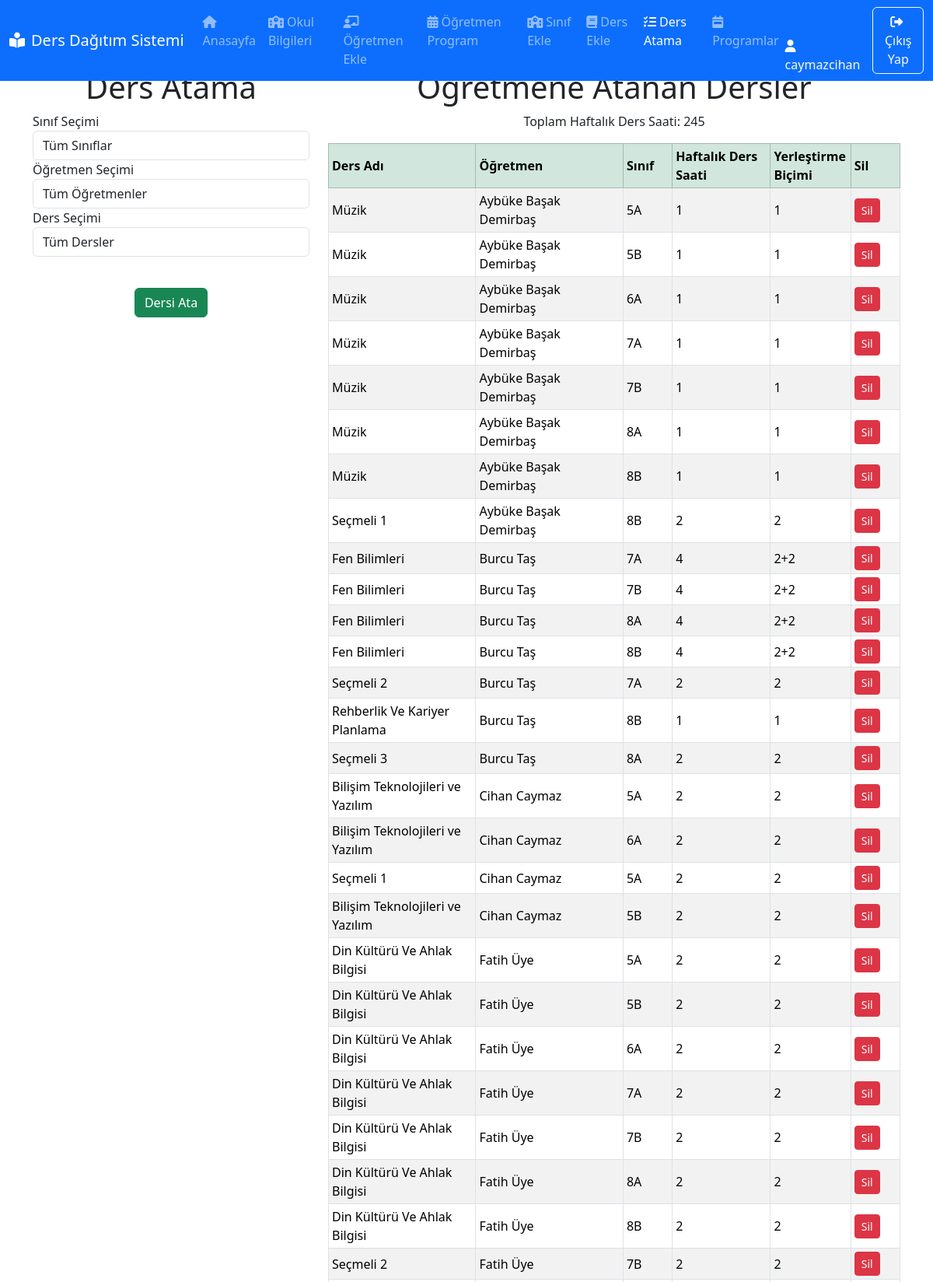
The page /ders-atama (signed in, upper part) on the database its author committed.
### app.py (models this page shows, shortened)
class User(db.Model):
    id = db.Column(db.Integer, primary_key=True)
    username = db.Column(db.String(50), unique=True, nullable=False)
    password = db.Column(db.String(100), nullable=False)
    email = db.Column(db.String(100), unique=True, nullable=False)
    school_name = db.Column(db.String(120))
    school_email = db.Column(db.String(120))
    school_principal = db.Column(db.String(120))
    role = db.Column(db.String(20), nullable=False, default="user")
    teachers = db.relationship("Teacher", backref="user", lazy=True)
    classes = db.relationship("Class", backref="user", lazy=True)
    courses = db.relationship("Course", backref="user", lazy=True)
    assignments = db.relationship("TeacherCourseAssignment", backref="user", lazy=True)
    schedules = db.relationship("Schedule", backref="user", lazy=True)

class TeacherCourseAssignment(db.Model):
    id = db.Column(db.Integer, primary_key=True)
    course_id = db.Column(db.Integer, db.ForeignKey("course.id"), nullable=False)
    teacher_id = db.Column(db.Integer, db.ForeignKey("teacher.id"), nullable=False)
    class_id = db.Column(db.Integer, db.ForeignKey("class.id"), nullable=False)
    user_id = db.Column(db.Integer, db.ForeignKey("user.id"), nullable=False)
    course = db.relationship("Course", backref="assignments", lazy=True)
    teacher = db.relationship("Teacher", backref="assignments", lazy=True)
    class_ = db.relationship("Class", backref="assignments", lazy=True)

class Course(db.Model):
    id = db.Column(db.Integer, primary_key=True)
    course_name = db.Column(db.String(100), nullable=False)
    short_name = db.Column(db.String(20), nullable=False)
    weekly_hours = db.Column(db.Integer, nullable=False)
    distribution_format = db.Column(db.String(20), nullable=False)
    user_id = db.Column(db.Integer, db.ForeignKey("user.id"), nullable=False)

class Teacher(db.Model):
    id = db.Column(db.Integer, primary_key=True)
    name = db.Column(db.String(50), nullable=False)
    surname = db.Column(db.String(50), nullable=False)
    email = db.Column(db.String(100), nullable=True)
    branch = db.Column(db.String(50), nullable=False)
    user_id = db.Column(db.Integer, db.ForeignKey("user.id"), nullable=False)
    schedules = db.relationship(
        "TeacherSchedule", backref="teacher", cascade="all, delete-orphan", lazy=True
    )

class Class(db.Model):
    id = db.Column(db.Integer, primary_key=True)
    class_name = db.Column(db.String(50), nullable=False)
    user_id = db.Column(db.Integer, db.ForeignKey("user.id"), nullable=False)

### app.py (the view, shortened to what this page needs)
@app.route("/ders-atama", methods=["GET", "POST"])
@login_required
def assign_course():
    current_user = User.query.filter_by(username=session["username"]).first()
    filter_class = request.args.get("sinif_secimi")
    filter_teacher = request.args.get("ogretmen_secimi")
    filter_course = request.args.get("ders_secimi")
    query = TeacherCourseAssignment.query.filter_by(user_id=current_user.id)
    if filter_class:
        query = query.filter_by(class_id=filter_class)
    if filter_teacher:
        query = query.filter_by(teacher_id=filter_teacher)
    if filter_course:
        query = query.filter_by(course_id=filter_course)
    programlar = query.join(Teacher).order_by(Teacher.name, Teacher.surname).all()
    courses = (
        Course.query.filter_by(user_id=current_user.id)
        .order_by(Course.course_name)
        .all()
    )
    classes = (
        Class.query.filter_by(user_id=current_user.id).order_by(Class.class_name).all()
    )
    teachers = (
        Teacher.query.filter_by(user_id=current_user.id)
        .order_by(Teacher.name, Teacher.surname)
        .all()
    )
    return render_template(
        "ders_atama.html",
        page_title="Ders Atama",
        courses=courses,
        teachers=teachers,
        classes=classes,
        programlar=programlar,
        filter_class=filter_class,
        filter_teacher=filter_teacher,
        filter_course=filter_course,
    )

### app.py (called while the page is built)
def login_required(f):
    @wraps(f)
    def decorated_function(*args, **kwargs):
        if "username" not in session:
            return redirect(url_for("login"))
        return f(*args, **kwargs)
    return decorated_function

### templates/ders_atama.html (shortened to what this page needs)
{% extends 'base.html' %}
{% block content %}
<div class="container mt-3">
    <div class="row justify-content-center">
        <div class="col-4">
            <h1 class="text-center">Ders Atama</h1>
            <form id="filter-form" action="/ders-atama" method="POST">
                <div class="form-group">
                    <label for="sinif_secimi">Sınıf Seçimi</label>
                    <select name="sinif_secimi" class="form-control filter-input" id="sinif_secimi" required>
                        <option value="" {% if not filter_class %}selected{% endif %}>Tüm Sınıflar</option>
                    </select>
                </div>
                <div class="form-group">
                    <label for="ogretmen_secimi">Öğretmen Seçimi</label>
                    <select name="ogretmen_secimi" class="form-control filter-input" id="ogretmen_secimi" required>
                        <option value="" {% if not filter_teacher %}selected{% endif %}>Tüm Öğretmenler</option>
                    </select>
                </div>
                <div class="form-group">
                    <label for="ders_secimi">Ders Seçimi</label>
                    <select name="ders_secimi" class="form-control filter-input" id="ders_secimi" required>
                        <option value="" {% if not filter_course %}selected{% endif %}>Tüm Dersler</option>
                    </select>
                </div>
                <div class="text-center mt-3">
                    <button type="submit" class="btn btn-success mt-4">Dersi Ata</button>
                </div>
            </form>
        </div>
        <div class="col-8">
            <h1 class="text-center">Öğretmene Atanan Dersler</h1>
            <p id="total-hours-label" class="text-center font-weight-bold">Toplam Haftalık Ders Saati: 0</p>
            <table id="programlar-tablosu" class="table table-bordered table-striped table-hover table-sm">
                <thead class="table-success" style="vertical-align: middle;">
                    <tr>
                        <th class="col-3">Ders Adı</th>
                        <th class="col-3">Öğretmen</th>
                        <th class="col-1">Sınıf</th>
                        <th class="col-2">Haftalık Ders Saati</th>
                        <th class="col-1">Yerleştirme Biçimi</th>
                        <th class="col-1">Sil</th>
                    </tr>
                </thead>
                <tbody id="programlar-tbody">
                    {% for program in programlar %}
                    <tr style="vertical-align: middle;">
                        <td>{{ program.course.course_name }}</td>
                        <td>{{ program.teacher.name }} {{ program.teacher.surname }}</td>
                        <td>{{ program.class_.class_name }}</td>
                        <td>{{ program.course.weekly_hours }}</td>
                        <td>{{ program.course.distribution_format }}</td>
                        <td>
                            <a href="{{ url_for('delete_assignment', assignment_id=program.id) }}"
                                class="btn btn-danger btn-sm">Sil</a>
                        </td>
                    </tr>
                    {% else %}
                    <tr>
                        <td colspan="6" class="text-center">Uygun bir kayıt bulunamadı.</td>
                    </tr>
                    {% endfor %}
                </tbody>
            </table>
        </div>
    </div>
</div>
{% endblock %}

### templates/base.html (shortened to what this page needs)
<!DOCTYPE html>
<html lang="tr">
<head>
    <link href="https://cdn.jsdelivr.net/npm/bootstrap@5.3.2/dist/css/bootstrap.min.css" rel="stylesheet">
    <link href="https://cdnjs.cloudflare.com/ajax/libs/font-awesome/6.4.2/css/all.min.css" rel="stylesheet">
    <link rel="stylesheet" href="{{ url_for('static', filename='css/style.css') }}">
</head>
<body>
<nav class="navbar navbar-expand-lg navbar-dark bg-primary fixed-top">
    <div class="container-fluid">
        <div class="d-flex align-items-center">
            <a class="navbar-brand" href="{{ url_for('home') }}">
                <i class="fas fa-book-reader me-2"></i>Ders Dağıtım Sistemi
            </a>
        </div>
        {% if 'username' in session %}
        <div class="collapse navbar-collapse" id="navbarNav" >
            <ul class="navbar-nav me-auto mb-2 mb-lg-0" >
                <li class="nav-item">
                    <a class="nav-link {{ 'active' if request.endpoint == 'home' }}" href="{{ url_for('home') }}">
                        <i class="fas fa-home me-1"></i>Anasayfa
                    </a>
                </li>
        		<li class="nav-item">
                    <a class="nav-link {{ 'active' if request.endpoint == 'okul_bilgileri' }}" href="{{ url_for('okul_bilgileri') }}">
                         <i class="fas fa-school me-1"></i></i>Okul Bilgileri
                    </a>
                </li>
                <li class="nav-item">
                    <a class="nav-link {{ 'active' if request.endpoint == 'add_teacher' }}" href="{{ url_for('add_teacher') }}">
                        <i class="fas fa-chalkboard-teacher me-1"></i>Öğretmen Ekle
                    </a>
                </li>
                <li class="nav-item">
                    <a class="nav-link {{ 'active' if request.endpoint == 'ogretmen_programi' }}" href="{{ url_for('ogretmen_programi') }}">
                        <i class="fas fa-calendar-alt me-1"></i>Öğretmen Program
                    </a>
                </li>
                <li class="nav-item">
                    <a class="nav-link {{ 'active' if request.endpoint == 'add_class' }}" href="{{ url_for('add_class') }}">
                        <i class="fas fa-school me-1"></i>Sınıf Ekle
                    </a>
                </li>
                <li class="nav-item">
                    <a class="nav-link {{ 'active' if request.endpoint == 'add_course' }}" href="{{ url_for('add_course') }}">
                        <i class="fas fa-book me-1"></i>Ders Ekle
                    </a>
                </li>
                <li class="nav-item">
                    <a class="nav-link {{ 'active' if request.endpoint == 'assign_course' }}" href="{{ url_for('assign_course') }}">
                        <i class="fas fa-tasks me-1"></i>Ders Atama
                    </a>
                </li>
                <li class="nav-item">
                    <a class="nav-link {{ 'active' if request.endpoint == 'schedules' }}" href="{{ url_for('schedules') }}">
                        <i class="fas fa-calendar-week me-1"></i>Programlar
                    </a>
                </li>
            </ul>
            <div class="ms-auto d-flex align-items-end">
                <span class="text-light me-3">
                    <i class="fas fa-user me-1"></i>{{ session['username'] }}
                </span>
                <a href="{{ url_for('logout') }}" class="btn btn-outline-light">
                    <i class="fas fa-sign-out-alt me-1"></i>Çıkış Yap
                </a>
            </div>
        </div>
        {% endif %}
    </div>
</nav>
<div class="container mt-5 pt-4">
</div>
        {% block content %}
        {% endblock %}
</body>
</html>

### rows shown on the page
User: username "caymazcihan"
TeacherCourseAssignment: course.course_name "Müzik", teacher.name "Aybüke Başak", teacher.surname "Demirbaş", class_.class_name "5A", course.weekly_hours "1", course.distribution_format "1"
TeacherCourseAssignment: course.course_name "Müzik", teacher.name "Aybüke Başak", teacher.surname "Demirbaş", class_.class_name "5B", course.weekly_hours "1", course.distribution_format "1"
TeacherCourseAssignment: course.course_name "Müzik", teacher.name "Aybüke Başak", teacher.surname "Demirbaş", class_.class_name "6A", course.weekly_hours "1", course.distribution_format "1"
TeacherCourseAssignment: course.course_name "Müzik", teacher.name "Aybüke Başak", teacher.surname "Demirbaş", class_.class_name "7A", course.weekly_hours "1", course.distribution_format "1"
TeacherCourseAssignment: course.course_name "Müzik", teacher.name "Aybüke Başak", teacher.surname "Demirbaş", class_.class_name "7B", course.weekly_hours "1", course.distribution_format "1"
TeacherCourseAssignment: course.course_name "Müzik", teacher.name "Aybüke Başak", teacher.surname "Demirbaş", class_.class_name "8A", course.weekly_hours "1", course.distribution_format "1"
TeacherCourseAssignment: course.course_name "Müzik", teacher.name "Aybüke Başak", teacher.surname "Demirbaş", class_.class_name "8B", course.weekly_hours "1", course.distribution_format "1"
TeacherCourseAssignment: course.course_name "Seçmeli 1", teacher.name "Aybüke Başak", teacher.surname "Demirbaş", class_.class_name "8B", course.weekly_hours "2", course.distribution_format "2"
TeacherCourseAssignment: course.course_name "Fen Bilimleri", teacher.name "Burcu", teacher.surname "Taş", class_.class_name "7A", course.weekly_hours "4", course.distribution_format "2+2"
TeacherCourseAssignment: course.course_name "Fen Bilimleri", teacher.name "Burcu", teacher.surname "Taş", class_.class_name "7B", course.weekly_hours "4", course.distribution_format "2+2"
TeacherCourseAssignment: course.course_name "Fen Bilimleri", teacher.name "Burcu", teacher.surname "Taş", class_.class_name "8A", course.weekly_hours "4", course.distribution_format "2+2"
TeacherCourseAssignment: course.course_name "Fen Bilimleri", teacher.name "Burcu", teacher.surname "Taş", class_.class_name "8B", course.weekly_hours "4", course.distribution_format "2+2"
TeacherCourseAssignment: course.course_name "Seçmeli 2", teacher.name "Burcu", teacher.surname "Taş", class_.class_name "7A", course.weekly_hours "2", course.distribution_format "2"
TeacherCourseAssignment: course.course_name "Rehberlik Ve Kariyer Planlama", teacher.name "Burcu", teacher.surname "Taş", class_.class_name "8B", course.weekly_hours "1", course.distribution_format "1"
TeacherCourseAssignment: course.course_name "Seçmeli 3", teacher.name "Burcu", teacher.surname "Taş", class_.class_name "8A", course.weekly_hours "2", course.distribution_format "2"
TeacherCourseAssignment: course.course_name "Bilişim Teknolojileri ve Yazılım", teacher.name "Cihan", teacher.surname "Caymaz", class_.class_name "5A", course.weekly_hours "2", course.distribution_format "2"
TeacherCourseAssignment: course.course_name "Bilişim Teknolojileri ve Yazılım", teacher.name "Cihan", teacher.surname "Caymaz", class_.class_name "6A", course.weekly_hours "2", course.distribution_format "2"
TeacherCourseAssignment: course.course_name "Seçmeli 1", teacher.name "Cihan", teacher.surname "Caymaz", class_.class_name "5A", course.weekly_hours "2", course.distribution_format "2"
TeacherCourseAssignment: course.course_name "Bilişim Teknolojileri ve Yazılım", teacher.name "Cihan", teacher.surname "Caymaz", class_.class_name "5B", course.weekly_hours "2", course.distribution_format "2"
TeacherCourseAssignment: course.course_name "Din Kültürü Ve Ahlak Bilgisi", teacher.name "Fatih", teacher.surname "Üye", class_.class_name "5A", course.weekly_hours "2", course.distribution_format "2"
TeacherCourseAssignment: course.course_name "Din Kültürü Ve Ahlak Bilgisi", teacher.name "Fatih", teacher.surname "Üye", class_.class_name "5B", course.weekly_hours "2", course.distribution_format "2"
TeacherCourseAssignment: course.course_name "Din Kültürü Ve Ahlak Bilgisi", teacher.name "Fatih", teacher.surname "Üye", class_.class_name "6A", course.weekly_hours "2", course.distribution_format "2"
TeacherCourseAssignment: course.course_name "Din Kültürü Ve Ahlak Bilgisi", teacher.name "Fatih", teacher.surname "Üye", class_.class_name "7A", course.weekly_hours "2", course.distribution_format "2"
TeacherCourseAssignment: course.course_name "Din Kültürü Ve Ahlak Bilgisi", teacher.name "Fatih", teacher.surname "Üye", class_.class_name "7B", course.weekly_hours "2", course.distribution_format "2"
TeacherCourseAssignment: course.course_name "Din Kültürü Ve Ahlak Bilgisi", teacher.name "Fatih", teacher.surname "Üye", class_.class_name "8A", course.weekly_hours "2", course.distribution_format "2"
TeacherCourseAssignment: course.course_name "Din Kültürü Ve Ahlak Bilgisi", teacher.name "Fatih", teacher.surname "Üye", class_.class_name "8B", course.weekly_hours "2", course.distribution_format "2"
TeacherCourseAssignment: course.course_name "Seçmeli 2", teacher.name "Fatih", teacher.surname "Üye", class_.class_name "7B", course.weekly_hours "2", course.distribution_format "2"
